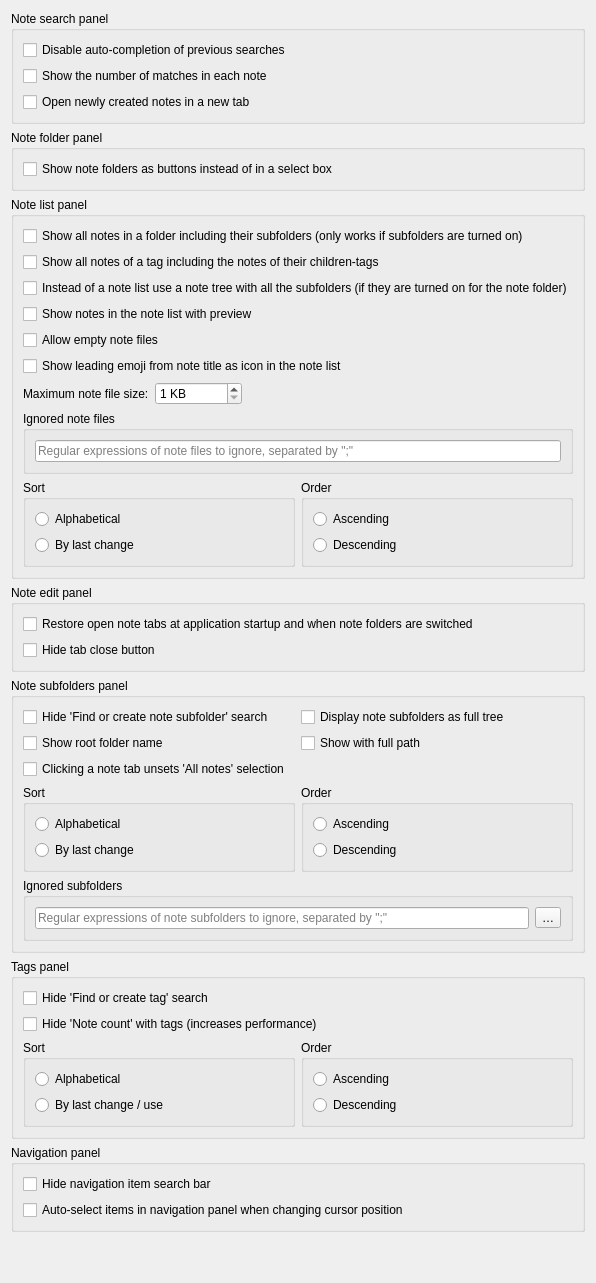
<?xml version="1.0" encoding="UTF-8"?>
<ui version="4.0">
 <class>PanelsSettingsWidget</class>
 <widget class="QWidget" name="PanelsSettingsWidget">
  <property name="enabled">
   <bool>true</bool>
  </property>
  <layout class="QGridLayout" name="gridLayout_63">
   <item row="0" column="0">
    <widget class="QGroupBox" name="notesPanelGroupBox_2">
     <property name="title">
      <string>Note search panel</string>
     </property>
     <layout class="QGridLayout" name="gridLayout_69">
      <item row="0" column="1">
       <widget class="QCheckBox" name="disableSavedSearchesAutoCompletionCheckBox">
        <property name="text">
         <string>Disable auto-completion of previous searches</string>
        </property>
       </widget>
      </item>
      <item row="1" column="1">
       <widget class="QCheckBox" name="showMatchesCheckBox">
        <property name="text">
         <string>Show the number of matches in each note</string>
        </property>
       </widget>
      </item>
      <item row="2" column="1">
       <widget class="QCheckBox" name="noteSearchPanelOpenCreatedNotesInNewTabCheckBox">
        <property name="text">
         <string>Open newly created notes in a new tab</string>
        </property>
       </widget>
      </item>
     </layout>
    </widget>
   </item>
   <item row="1" column="0">
    <widget class="QGroupBox" name="noteFolderPanelGroupBox">
     <property name="title">
      <string>Note folder panel</string>
     </property>
     <layout class="QGridLayout" name="gridLayout_75">
      <item row="0" column="1" colspan="2">
       <widget class="QCheckBox" name="noteFolderButtonsCheckBox">
        <property name="text">
         <string>Show note folders as buttons instead of in a select box</string>
        </property>
       </widget>
      </item>
     </layout>
    </widget>
   </item>
   <item row="2" column="0">
    <widget class="QGroupBox" name="notesPanelGroupBox">
     <property name="title">
      <string>Note list panel</string>
     </property>
     <layout class="QGridLayout" name="gridLayout_61">
      <item row="0" column="1" colspan="2">
       <widget class="QCheckBox" name="noteSubfoldersPanelShowNotesRecursivelyCheckBox">
        <property name="text">
         <string>Show all notes in a folder including their subfolders (only works if subfolders are turned on)</string>
        </property>
       </widget>
      </item>
      <item row="1" column="1" colspan="2">
       <widget class="QCheckBox" name="taggingShowNotesRecursivelyCheckBox">
        <property name="text">
         <string>Show all notes of a tag including the notes of their children-tags</string>
        </property>
       </widget>
      </item>
      <item row="2" column="1" colspan="2">
       <widget class="QCheckBox" name="enableNoteTreeCheckBox">
        <property name="text">
         <string>Instead of a note list use a note tree with all the subfolders (if they are turned on for the note folder)</string>
        </property>
       </widget>
      </item>
      <item row="3" column="1" colspan="2">
       <widget class="QCheckBox" name="noteListPreviewCheckBox">
        <property name="text">
         <string>Show notes in the note list with preview</string>
        </property>
       </widget>
      </item>
      <item row="4" column="1" colspan="2">
       <widget class="QCheckBox" name="allowEmptyNotesCheckBox">
        <property name="text">
         <string>Allow empty note files</string>
        </property>
       </widget>
      </item>
      <item row="5" column="1" colspan="2">
       <widget class="QCheckBox" name="detectLeadingEmojiCheckBox">
        <property name="toolTip">
         <string>When enabled, a leading emoji in the note title will be used as the icon in the note list instead of the standard document icon</string>
        </property>
        <property name="text">
         <string>Show leading emoji from note title as icon in the note list</string>
        </property>
       </widget>
      </item>
      <item row="6" column="1" colspan="2">
       <widget class="QFrame" name="maxNoteFileSizeFrame">
        <property name="minimumSize">
         <size>
          <width>0</width>
          <height>0</height>
         </size>
        </property>
        <property name="toolTip">
         <string>Notes larger than this will not be shown in the note list</string>
        </property>
        <layout class="QHBoxLayout" name="horizontalLayout_16">
         <property name="leftMargin">
          <number>0</number>
         </property>
         <property name="topMargin">
          <number>0</number>
         </property>
         <property name="rightMargin">
          <number>0</number>
         </property>
         <property name="bottomMargin">
          <number>0</number>
         </property>
         <item>
          <widget class="QLabel" name="maxNoteFileSizeLabel">
           <property name="text">
            <string>Maximum note file size:</string>
           </property>
          </widget>
         </item>
         <item>
          <widget class="QSpinBox" name="maxNoteFileSizeSpinBox">
           <property name="suffix">
            <string notr="true"> KB</string>
           </property>
           <property name="minimum">
            <number>1</number>
           </property>
           <property name="maximum">
            <number>1000000</number>
           </property>
          </widget>
         </item>
         <item>
          <spacer name="maxNoteFileSizeSpacer">
           <property name="orientation">
            <enum>Qt::Orientation::Horizontal</enum>
           </property>
           <property name="sizeHint" stdset="0">
            <size>
             <width>40</width>
             <height>20</height>
            </size>
           </property>
          </spacer>
         </item>
        </layout>
       </widget>
      </item>
      <item row="7" column="1" colspan="2">
       <widget class="QGroupBox" name="groupBox_39">
        <property name="toolTip">
         <string>Regular expressions of note files to ignore, separated by &quot;;&quot;</string>
        </property>
        <property name="title">
         <string>Ignored note files</string>
        </property>
        <layout class="QHBoxLayout" name="horizontalLayout_14">
         <item>
          <widget class="QLineEdit" name="ignoredNoteFilesLineEdit">
           <property name="placeholderText">
            <string>Regular expressions of note files to ignore, separated by &quot;;&quot;</string>
           </property>
           <property name="clearButtonEnabled">
            <bool>true</bool>
           </property>
          </widget>
         </item>
        </layout>
       </widget>
      </item>
      <item row="8" column="1">
       <widget class="QGroupBox" name="notesPanelSortGroupBox">
        <property name="title">
         <string>Sort</string>
        </property>
        <layout class="QVBoxLayout" name="verticalLayout_16">
         <item>
          <widget class="QRadioButton" name="notesPanelSortAlphabeticalRadioButton">
           <property name="text">
            <string>Alphabetical</string>
           </property>
          </widget>
         </item>
         <item>
          <widget class="QRadioButton" name="notesPanelSortByLastChangeRadioButton">
           <property name="text">
            <string>By last change</string>
           </property>
          </widget>
         </item>
        </layout>
       </widget>
      </item>
      <item row="8" column="2">
       <widget class="QGroupBox" name="notesPanelOrderGroupBox">
        <property name="enabled">
         <bool>true</bool>
        </property>
        <property name="title">
         <string>Order</string>
        </property>
        <layout class="QVBoxLayout" name="verticalLayout_15">
         <item>
          <widget class="QRadioButton" name="notesPanelOrderAscendingRadioButton">
           <property name="enabled">
            <bool>true</bool>
           </property>
           <property name="text">
            <string>Ascending</string>
           </property>
          </widget>
         </item>
         <item>
          <widget class="QRadioButton" name="notesPanelOrderDescendingRadioButton">
           <property name="text">
            <string>Descending</string>
           </property>
          </widget>
         </item>
        </layout>
       </widget>
      </item>
     </layout>
    </widget>
   </item>
   <item row="3" column="0">
    <widget class="QGroupBox" name="noteEditPanelGroupBox">
     <property name="title">
      <string>Note edit panel</string>
     </property>
     <layout class="QGridLayout" name="gridLayout_67">
       <item row="0" column="1" colspan="2">
       <widget class="QCheckBox" name="restoreNoteTabsCheckBox">
        <property name="text">
         <string>Restore open note tabs at application startup and when note folders are switched</string>
        </property>
       </widget>
      </item>
       <item row="1" column="1" colspan="2">
       <widget class="QCheckBox" name="hideTabCloseButtonCheckBox">
        <property name="text">
         <string>Hide tab close button</string>
        </property>
       </widget>
      </item>
     </layout>
    </widget>
   </item>
   <item row="4" column="0">
    <widget class="QGroupBox" name="noteSubfoldersPanelGroupBox">
     <property name="title">
      <string>Note subfolders panel</string>
     </property>
     <layout class="QGridLayout" name="gridLayout_56">
      <item row="0" column="0">
       <widget class="QCheckBox" name="noteSubfoldersPanelHideSearchCheckBox">
        <property name="text">
         <string>Hide 'Find or create note subfolder' search</string>
        </property>
       </widget>
      </item>
      <item row="0" column="1">
       <widget class="QCheckBox" name="noteSubfoldersPanelDisplayAsFullTreeCheckBox">
        <property name="text">
         <string>Display note subfolders as full tree</string>
        </property>
       </widget>
      </item>
      <item row="1" column="0">
       <widget class="QCheckBox" name="noteSubfoldersPanelShowRootFolderNameCheckBox">
        <property name="text">
         <string>Show root folder name</string>
        </property>
       </widget>
      </item>
      <item row="1" column="1">
       <widget class="QCheckBox" name="noteSubfoldersPanelShowFullPathCheckBox">
        <property name="text">
         <string>Show with full path</string>
        </property>
       </widget>
      </item>
      <item row="2" column="0">
       <widget class="QCheckBox" name="noteSubfoldersPanelTabsUnsetAllNotesSelectionCheckBox">
        <property name="text">
         <string>Clicking a note tab unsets 'All notes' selection</string>
        </property>
       </widget>
      </item>
      <item row="5" column="0">
       <widget class="QGroupBox" name="noteSubfoldersPanelSortGroupBox">
        <property name="title">
         <string>Sort</string>
        </property>
        <layout class="QVBoxLayout" name="verticalLayout_17">
         <item>
          <widget class="QRadioButton" name="noteSubfoldersPanelSortAlphabeticalRadioButton">
           <property name="text">
            <string>Alphabetical</string>
           </property>
          </widget>
         </item>
         <item>
          <widget class="QRadioButton" name="noteSubfoldersPanelSortByLastChangeRadioButton">
           <property name="text">
            <string>By last change</string>
           </property>
          </widget>
         </item>
        </layout>
       </widget>
      </item>
      <item row="5" column="1">
       <widget class="QGroupBox" name="noteSubfoldersPanelOrderGroupBox">
        <property name="title">
         <string>Order</string>
        </property>
        <layout class="QVBoxLayout" name="verticalLayout_18">
         <item>
          <widget class="QRadioButton" name="noteSubfoldersPanelOrderAscendingRadioButton">
           <property name="text">
            <string>Ascending</string>
           </property>
          </widget>
         </item>
         <item>
          <widget class="QRadioButton" name="noteSubfoldersPanelOrderDescendingRadioButton">
           <property name="text">
            <string>Descending</string>
           </property>
          </widget>
         </item>
        </layout>
       </widget>
      </item>
      <item row="6" column="0" colspan="2">
       <widget class="QGroupBox" name="groupBox_30">
        <property name="toolTip">
         <string>Regular expressions of note subfolders to ignore, separated by &quot;;&quot;</string>
        </property>
        <property name="title">
         <string>Ignored subfolders</string>
        </property>
        <layout class="QHBoxLayout" name="horizontalLayout_10">
         <item>
          <widget class="QLineEdit" name="ignoreNoteSubFoldersLineEdit">
           <property name="placeholderText">
            <string>Regular expressions of note subfolders to ignore, separated by &quot;;&quot;</string>
           </property>
           <property name="clearButtonEnabled">
            <bool>true</bool>
           </property>
          </widget>
         </item>
         <item>
          <widget class="QToolButton" name="ignoreNoteSubFoldersResetButton">
           <property name="toolTip">
            <string>Reset ignored subfolders</string>
           </property>
           <property name="text">
            <string notr="true">…</string>
           </property>
           <property name="icon">
            <iconset theme="edit-clear" resource="../../breeze-qownnotes.qrc">
             <normaloff>:/icons/breeze-qownnotes/16x16/edit-clear.svg</normaloff>:/icons/breeze-qownnotes/16x16/edit-clear.svg</iconset>
           </property>
          </widget>
         </item>
        </layout>
       </widget>
      </item>
     </layout>
    </widget>
   </item>
   <item row="5" column="0">
    <widget class="QGroupBox" name="tagsPanelGroupBox">
     <property name="title">
      <string>Tags panel</string>
     </property>
     <layout class="QGridLayout" name="gridLayout_57">
      <item row="0" column="0" colspan="2">
       <widget class="QCheckBox" name="tagsPanelHideSearchCheckBox">
        <property name="text">
         <string>Hide 'Find or create tag' search</string>
        </property>
       </widget>
      </item>
      <item row="1" column="0" colspan="2">
       <widget class="QCheckBox" name="tagsPanelHideNoteCountCheckBox">
        <property name="text">
         <string>Hide 'Note count' with tags (increases performance)</string>
        </property>
       </widget>
      </item>
      <item row="2" column="0">
       <widget class="QGroupBox" name="tagsPanelSortGroupBox">
        <property name="title">
         <string>Sort</string>
        </property>
        <layout class="QVBoxLayout" name="verticalLayout_19">
         <item>
          <widget class="QRadioButton" name="tagsPanelSortAlphabeticalRadioButton">
           <property name="text">
            <string>Alphabetical</string>
           </property>
          </widget>
         </item>
         <item>
          <widget class="QRadioButton" name="tagsPanelSortByLastChangeRadioButton">
           <property name="text">
            <string>By last change / use</string>
           </property>
          </widget>
         </item>
        </layout>
       </widget>
      </item>
      <item row="2" column="1">
       <widget class="QGroupBox" name="tagsPanelOrderGroupBox">
        <property name="title">
         <string>Order</string>
        </property>
        <layout class="QVBoxLayout" name="verticalLayout_20">
         <item>
          <widget class="QRadioButton" name="tagsPanelOrderAscendingRadioButton">
           <property name="text">
            <string>Ascending</string>
           </property>
          </widget>
         </item>
         <item>
          <widget class="QRadioButton" name="tagsPanelOrderDescendingRadioButton">
           <property name="text">
            <string>Descending</string>
           </property>
          </widget>
         </item>
        </layout>
       </widget>
      </item>
     </layout>
    </widget>
   </item>
   <item row="6" column="0">
    <widget class="QGroupBox" name="navigationPanelGroupBox">
     <property name="title">
      <string>Navigation panel</string>
     </property>
     <layout class="QVBoxLayout" name="verticalLayout_25">
      <item>
       <widget class="QCheckBox" name="navigationPanelHideSearchCheckBox">
        <property name="text">
         <string>Hide navigation item search bar</string>
        </property>
       </widget>
      </item>
      <item>
       <widget class="QCheckBox" name="navigationPanelAutoSelectCheckBox">
        <property name="text">
         <string>Auto-select items in navigation panel when changing cursor position</string>
        </property>
       </widget>
      </item>
     </layout>
    </widget>
   </item>
   <item row="7" column="0">
    <spacer name="verticalSpacer_14">
     <property name="orientation">
      <enum>Qt::Vertical</enum>
     </property>
     <property name="sizeHint" stdset="0">
      <size>
       <width>20</width>
       <height>40</height>
      </size>
     </property>
    </spacer>
   </item>
  </layout>
 </widget>
 <resources>
  <include location="../../breeze-qownnotes.qrc"/>
 </resources>
</ui>
